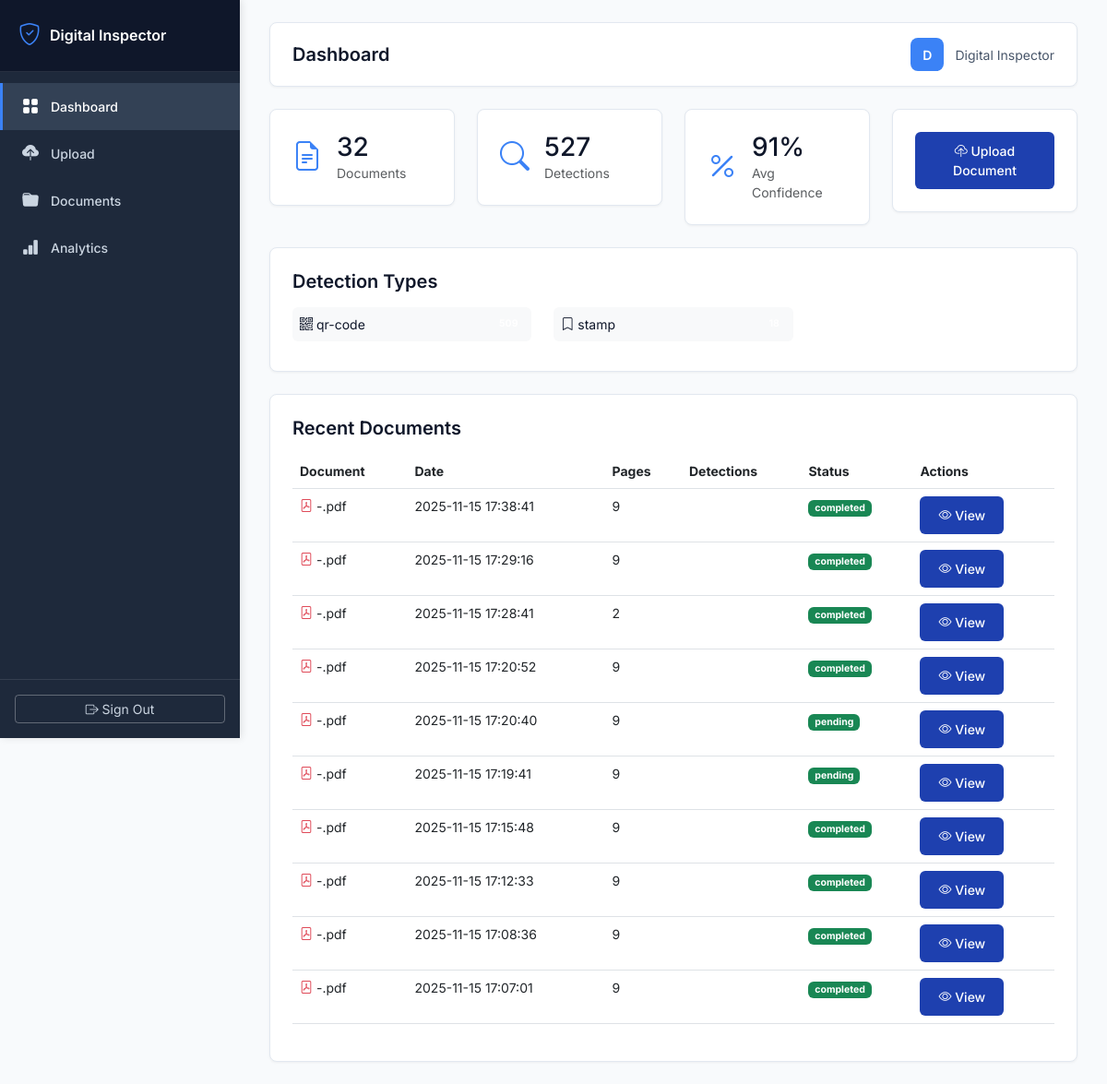
The page / (signed in) on the database its author committed.
### tables this page shows
CREATE TABLE documents (
            id INTEGER PRIMARY KEY AUTOINCREMENT,
            user_id INTEGER NOT NULL,
            filename TEXT NOT NULL,
            original_filename TEXT NOT NULL,
            file_path TEXT NOT NULL,
            file_size INTEGER,
            pages INTEGER DEFAULT 1,
            upload_date TIMESTAMP DEFAULT CURRENT_TIMESTAMP,
            processing_status TEXT DEFAULT 'pending',
            FOREIGN KEY (user_id) REFERENCES users (id)
        );

### app_inspector.py (the view)
@app.route('/')
@login_required
def dashboard():
    user_id = session['user_id']
    stats = db.get_dashboard_stats(user_id)
    documents = db.get_user_documents(user_id, limit=10)
    return render_template('dashboard.html',
                         stats=stats,
                         documents=documents,
                         username=session.get('full_name', session.get('username')))

### app_inspector.py (called while the page is built)
@app.context_processor
def utility_processor():
    def get_image_base64(image_path):
        """Convert image file to base64 for embedding in HTML"""
        try:
            with open(image_path, 'rb') as f:
                image_data = f.read()
            return base64.b64encode(image_data).decode('utf-8')
        except:
            return ""
    return dict(get_image_base64=get_image_base64)

def login_required(f):
    @wraps(f)
    def decorated_function(*args, **kwargs):
        if 'user_id' not in session:
            return redirect(url_for('login'))
        return f(*args, **kwargs)
    return decorated_function

### database.py (called while the page is built)
def get_db():
    conn = sqlite3.connect(DATABASE_PATH)
    conn.row_factory = sqlite3.Row
    return conn

### templates/dashboard.html
{% extends "base.html" %}
{% block page_title %}Dashboard{% endblock %}
{% block content %}
<div class="row g-4 mb-4">
    <div class="col-md-3">
        <div class="stat-card">
            <div class="d-flex align-items-center">
                <div class="stat-icon me-3"><i class="bi bi-file-earmark-text"></i></div>
                <div>
                    <h3 class="mb-0">{{ stats.total_documents }}</h3>
                    <p class="text-muted mb-0">Documents</p>
                </div>
            </div>
        </div>
    </div>
    <div class="col-md-3">
        <div class="stat-card">
            <div class="d-flex align-items-center">
                <div class="stat-icon me-3"><i class="bi bi-search"></i></div>
                <div>
                    <h3 class="mb-0">{{ stats.total_detections }}</h3>
                    <p class="text-muted mb-0">Detections</p>
                </div>
            </div>
        </div>
    </div>
    <div class="col-md-3">
        <div class="stat-card">
            <div class="d-flex align-items-center">
                <div class="stat-icon me-3"><i class="bi bi-percent"></i></div>
                <div>
                    <h3 class="mb-0">{{ (stats.average_confidence * 100)|round|int }}%</h3>
                    <p class="text-muted mb-0">Avg Confidence</p>
                </div>
            </div>
        </div>
    </div>
    <div class="col-md-3">
        <div class="stat-card">
            <a href="{{ url_for('upload_page') }}" class="btn btn-primary-custom w-100">
                <i class="bi bi-cloud-upload"></i> Upload Document
            </a>
        </div>
    </div>
</div>
<div class="row mb-4">
    <div class="col-12">
        <div class="stat-card">
            <h5 class="mb-3">Detection Types</h5>
            <div class="row">
                {% for item in stats.by_type %}
                <div class="col-md-4 mb-2">
                    <div class="d-flex justify-content-between align-items-center p-2 bg-light rounded">
                        <span><i class="bi bi-{{ 'pencil' if 'signature' in item.detection_type.lower() else 'bookmark' if 'stamp' in item.detection_type.lower() else 'qr-code' }}"></i> {{ item.detection_type }}</span>
                        <span class="badge badge-green">{{ item.count }}</span>
                    </div>
                </div>
                {% endfor %}
            </div>
        </div>
    </div>
</div>
<div class="row">
    <div class="col-12">
        <div class="stat-card">
            <h5 class="mb-3">Recent Documents</h5>
            <div class="table-responsive">
                <table class="table table-hover">
                    <thead>
                        <tr>
                            <th>Document</th>
                            <th>Date</th>
                            <th>Pages</th>
                            <th>Detections</th>
                            <th>Status</th>
                            <th>Actions</th>
                        </tr>
                    </thead>
                    <tbody>
                        {% for doc in documents %}
                        <tr>
                            <td>
                                <i class="bi bi-file-pdf text-danger"></i>
                                {{ doc.original_filename }}
                            </td>
                            <td>{{ doc.upload_date }}</td>
                            <td>{{ doc.pages }}</td>
                            <td>
                                <span class="badge badge-light-green">{{ doc.total_detections }}</span>
                            </td>
                            <td>
                                <span class="badge bg-success">{{ doc.processing_status }}</span>
                            </td>
                            <td>
                                <a href="{{ url_for('document_details', document_id=doc.id) }}" class="btn btn-sm btn-primary-custom">
                                    <i class="bi bi-eye"></i> View
                                </a>
                            </td>
                        </tr>
                        {% endfor %}
                    </tbody>
                </table>
            </div>
        </div>
    </div>
</div>
{% endblock %}

### templates/base.html (style rules this page uses)
:root { --primary-color: #1e40af; --secondary-color: #3b82f6; --sidebar-bg: #1e293b; --sidebar-hover: #334155; --gray-50: #f8fafc; --gray-100: #f1f5f9; --gray-200: #e2e8f0; --gray-600: #475569; --gray-700: #334155; --gray-900: #0f172a; --sidebar-width: 260px; }
* { margin: 0; padding: 0; box-sizing: border-box; }
body { font-family: 'Inter', -apple-system, BlinkMacSystemFont, 'Segoe UI', sans-serif; background-color: var(--gray-50); color: var(--gray-900); font-size: 14px; }
.stat-card { background: white; border-radius: 8px; padding: 24px; box-shadow: 0 1px 3px rgba(0,0,0,0.05); border: 1px solid var(--gray-200); transition: box-shadow 0.2s; }
.stat-card h5, .stat-card h6 { color: var(--gray-900); font-weight: 600; }
.stat-icon { font-size: 32px; color: var(--secondary-color); }
.btn-primary-custom { background: var(--primary-color); border: none; padding: 10px 20px; border-radius: 6px; color: white; font-weight: 500; font-size: 14px; transition: all 0.2s; }

### rows shown on the page
documents: original_filename "-.pdf", upload_date "2025-11-15 17:38:41", pages "9", processing_status "completed"
documents: original_filename "-.pdf", upload_date "2025-11-15 17:29:16", pages "9", processing_status "completed"
documents: original_filename "-.pdf", upload_date "2025-11-15 17:28:41", pages "2", processing_status "completed"
documents: original_filename "-.pdf", upload_date "2025-11-15 17:20:52", pages "9", processing_status "completed"
documents: original_filename "-.pdf", upload_date "2025-11-15 17:20:40", pages "9", processing_status "pending"
documents: original_filename "-.pdf", upload_date "2025-11-15 17:19:41", pages "9", processing_status "pending"
documents: original_filename "-.pdf", upload_date "2025-11-15 17:15:48", pages "9", processing_status "completed"
documents: original_filename "-.pdf", upload_date "2025-11-15 17:12:33", pages "9", processing_status "completed"
documents: original_filename "-.pdf", upload_date "2025-11-15 17:08:36", pages "9", processing_status "completed"
documents: original_filename "-.pdf", upload_date "2025-11-15 17:07:01", pages "9", processing_status "completed"

### other values the page prints
{{ username[0]|upper if username else 'U' }} "D"
{{ username if username else 'User' }} "Digital Inspector"
{{ stats.total_documents }} "32"
{{ stats.total_detections }} "527"
{{ (stats.average_confidence * 100)|round|int }} "91"
{{ item.detection_type }} "qr-code" "stamp"
